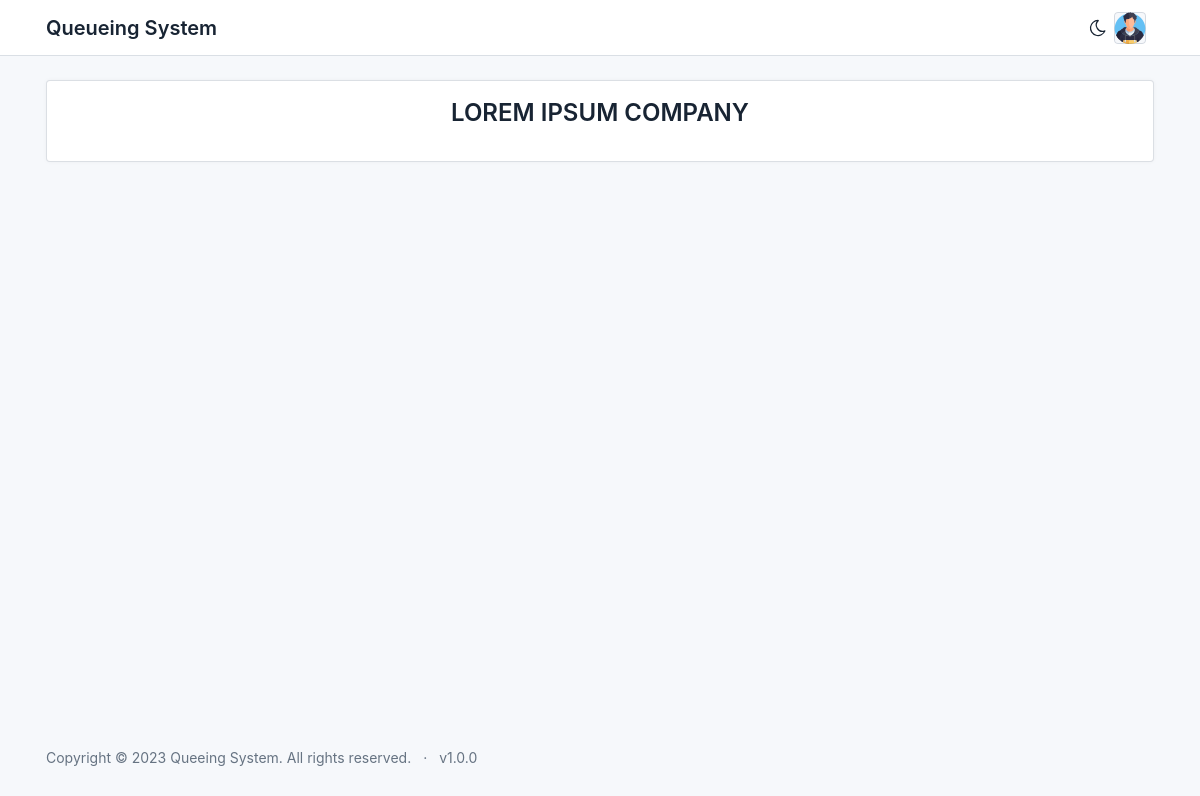
The app's page /client/index.php, older data.
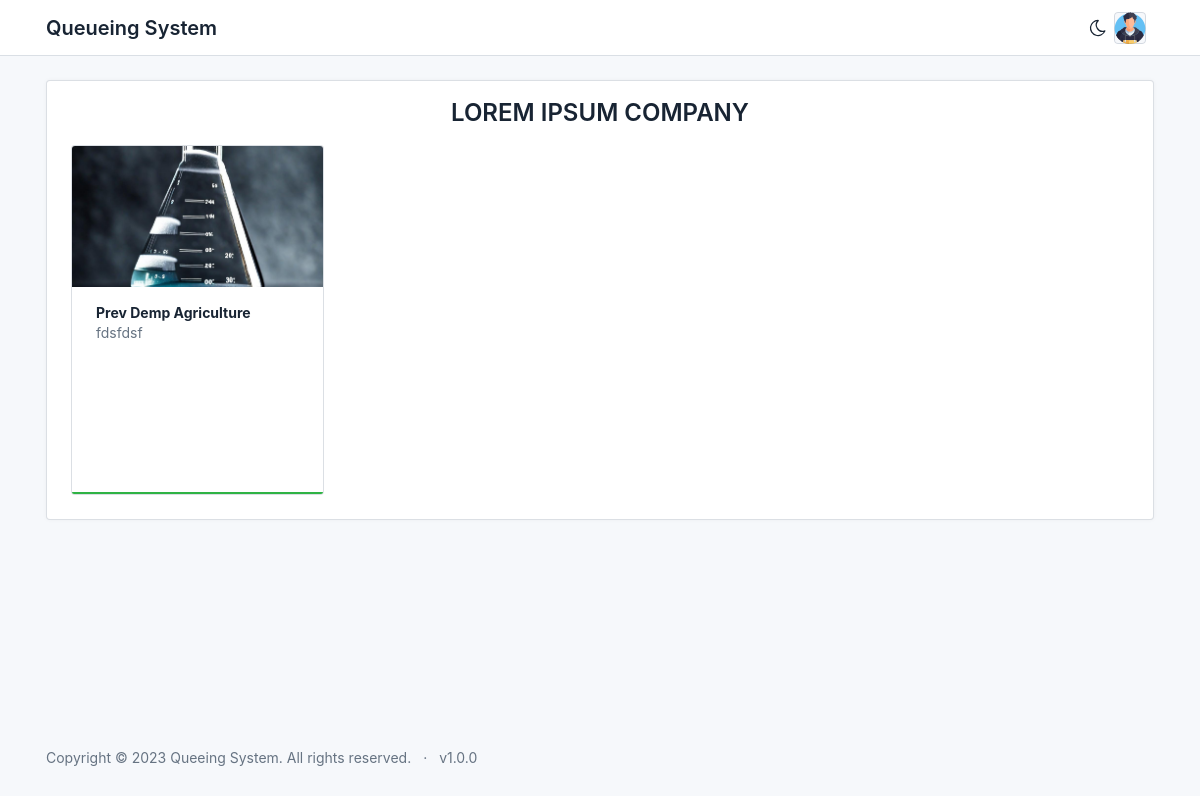
The same page, newer data.
### tables this page shows
CREATE TABLE IF NOT EXISTS `services` (
  `services_id` int NOT NULL AUTO_INCREMENT,
  `service_title` varchar(100) NOT NULL,
  `service_description` varchar(200) NOT NULL,
  `image` varchar(100) NOT NULL,
  `status` int NOT NULL DEFAULT '1',
  PRIMARY KEY (`services_id`)
);

### client/index.php (the view, shortened to what this page needs)
<?php include '../drivers/connection.php'; ?>
<!DOCTYPE html>
<html lang="en">
<?php include '../static/nav/head.php' ?>
<body>
  <div class="page">
    <?php include '../static/nav/topbar.php' ?>
    <div class="page-wrapper">
      <div class="page-body">
        <div class="container-xl">
          <div class="card">
            <div class="card-body">
              <div class="d-flex justify-content-center">
                <h1>LOREM IPSUM COMPANY</h1>
              </div>
              <div class="row">
                <?php
                $sql = "SELECT
                        b.*,
                        c.counter
                        FROM
                            assign_service a
                        INNER JOIN services b ON
                            a.service_id = b.services_id
                        INNER JOIN personnels c ON a.user_id = c.user_id
                        WHERE b.status = 1";
                $rs = $conn->query($sql);
                foreach ($rs as $row) {
                ?>
                  <div class="col-lg-3 pb-2">
                    <div class="card card-link card-link-pop" onclick="service('<?php echo $row['services_id'] ?>','<?php echo $row['service_title'] ?>','<?php echo $row['counter'] ?>')" style="cursor:pointer; height:350px">
                      <div class="card-status-bottom bg-success"></div>
                      <div class="img-responsive img-responsive-16x9 card-img-top" style="background-image: url('../static/images/menu/<?php echo $row['image'] ?>');"></div>
                      <div class="card-body">
                        <span class="text-capitalize fw-bolder asname"><?php echo $row['service_title'] ?></span>
                        <p class="text-muted" align="justify"><?php $description = $row['service_description'];
                                                              if (strlen($description) > 50) {
                                                                $truncated = substr($description, 0, 200) . '...';
                                                                echo $truncated . substr($description, 200);
                                                              } else {
                                                                echo $description;
                                                              } ?></p>
                      </div>
                    </div>
                  </div>
                <?php } ?>
              </div>
            </div>
          </div>
        </div>
      </div>
      <?php include '../static/nav/footer.php'; ?>
    </div>
  </div>
</body>
</html>

### static/nav/head.php (shortened to what this page needs)
<head>
    <link href="../dist/css/tabler.min.css?1684106062" rel="stylesheet" />
    <link href="../dist/css/tabler-flags.min.css?1684106062" rel="stylesheet" />
    <link href="../dist/css/tabler-payments.min.css?1684106062" rel="stylesheet" />
    <link href="../dist/css/tabler-vendors.min.css?1684106062" rel="stylesheet" />
    <link href="../dist/css/demo.min.css?1684106062" rel="stylesheet" />
</head>

### static/nav/topbar.php (shortened to what this page needs)
<header class="navbar navbar-expand-md d-print-none">
    <div class="container-xl">
        <h1 class="navbar-brand navbar-brand-autodark d-none-navbar-horizontal pe-0 pe-md-3">
            <a href="dashboard.php">
                Queueing System
            </a>
        </h1>
        <div class="navbar-nav flex-row order-md-last">
            <div class="d-none d-md-flex">
                <a href="?theme=dark" class="nav-link px-0 hide-theme-dark" title="Enable dark mode" data-bs-toggle="tooltip" data-bs-placement="bottom">
                </a>
            </div>
            <div class="nav-item dropdown">
                <a href="#" class="nav-link d-flex lh-1 text-reset p-0" data-bs-toggle="dropdown" aria-label="Open user menu">
                    <span class="avatar avatar-sm" style="background-image: url(../static/images/boy.png)"></span>
                </a>
            </div>
        </div>
    </div>
</header>

### static/nav/footer.php (shortened to what this page needs)
<footer class="footer footer-transparent d-print-none">
    <div class="container-xl">
        <div class="row text-center align-items-center flex-row-reverse">
            <div class="col-12 col-lg-auto mt-3 mt-lg-0">
                <ul class="list-inline list-inline-dots mb-0">
                    <li class="list-inline-item">
                        Copyright &copy; 2023
                        <a href="." class="link-secondary">Queeing System</a>. All rights
                        reserved.
                    </li>
                    <li class="list-inline-item">
                        <a href="./changelog.html" class="link-secondary" rel="noopener">
                            v1.0.0
                        </a>
                    </li>
                </ul>
            </div>
        </div>
    </div>
</footer>

### static/nav/head.php (style rules this page uses)
:root { --tblr-font-sans-serif: "Inter Var", -apple-system, BlinkMacSystemFont, San Francisco, Segoe UI, Roboto, Helvetica Neue, sans-serif; }
body { font-feature-settings: "cv03", "cv04", "cv11"; }

Row changes from the older to the newer data that the page shows:
added services: image (picture), service_title "Prev Demp Agriculture", service_description "fdsfdsf"
